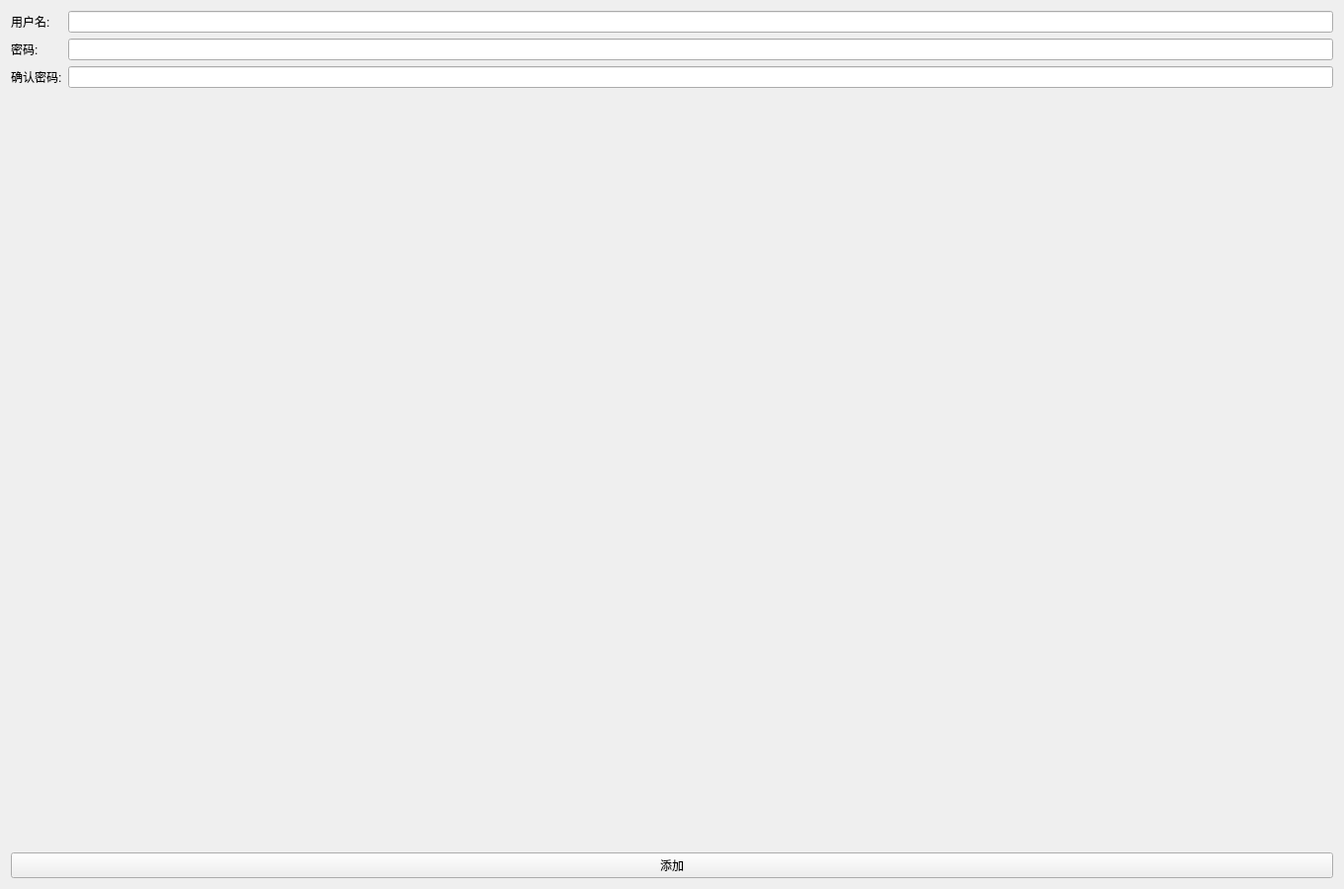
<?xml version="1.0" encoding="UTF-8"?>
<ui version="4.0">
 <class>AddStaff</class>
 <widget class="QWidget" name="AddStaff">
  <property name="geometry">
   <rect>
    <x>0</x>
    <y>0</y>
    <width>1360</width>
    <height>900</height>
   </rect>
  </property>
  <property name="windowTitle">
   <string>员工信息添加</string>
  </property>
  <layout class="QVBoxLayout" name="verticalLayout">
   <item>
    <layout class="QFormLayout" name="formLayout">
     <item row="0" column="0">
      <widget class="QLabel" name="usernameLabel">
       <property name="text">
        <string>用户名:</string>
       </property>
      </widget>
     </item>
     <item row="0" column="1">
      <widget class="QLineEdit" name="usernameLineEdit"/>
     </item>
     <item row="1" column="0">
      <widget class="QLabel" name="passwordLabel">
       <property name="text">
        <string>密码:</string>
       </property>
      </widget>
     </item>
     <item row="1" column="1">
      <widget class="QLineEdit" name="passwordLineEdit">
       <property name="echoMode">
        <enum>QLineEdit::Password</enum>
       </property>
      </widget>
     </item>
     <item row="2" column="0">
      <widget class="QLabel" name="confirmPasswordLabel">
       <property name="text">
        <string>确认密码:</string>
       </property>
      </widget>
     </item>
     <item row="2" column="1">
      <widget class="QLineEdit" name="confirmPasswordLineEdit">
       <property name="echoMode">
        <enum>QLineEdit::Password</enum>
       </property>
      </widget>
     </item>
    </layout>
   </item>
   <item>
    <widget class="QPushButton" name="addButton">
     <property name="text">
      <string>添加</string>
     </property>
    </widget>
   </item>
  </layout>
 </widget>
 <resources/>
 <connections/>
</ui>
